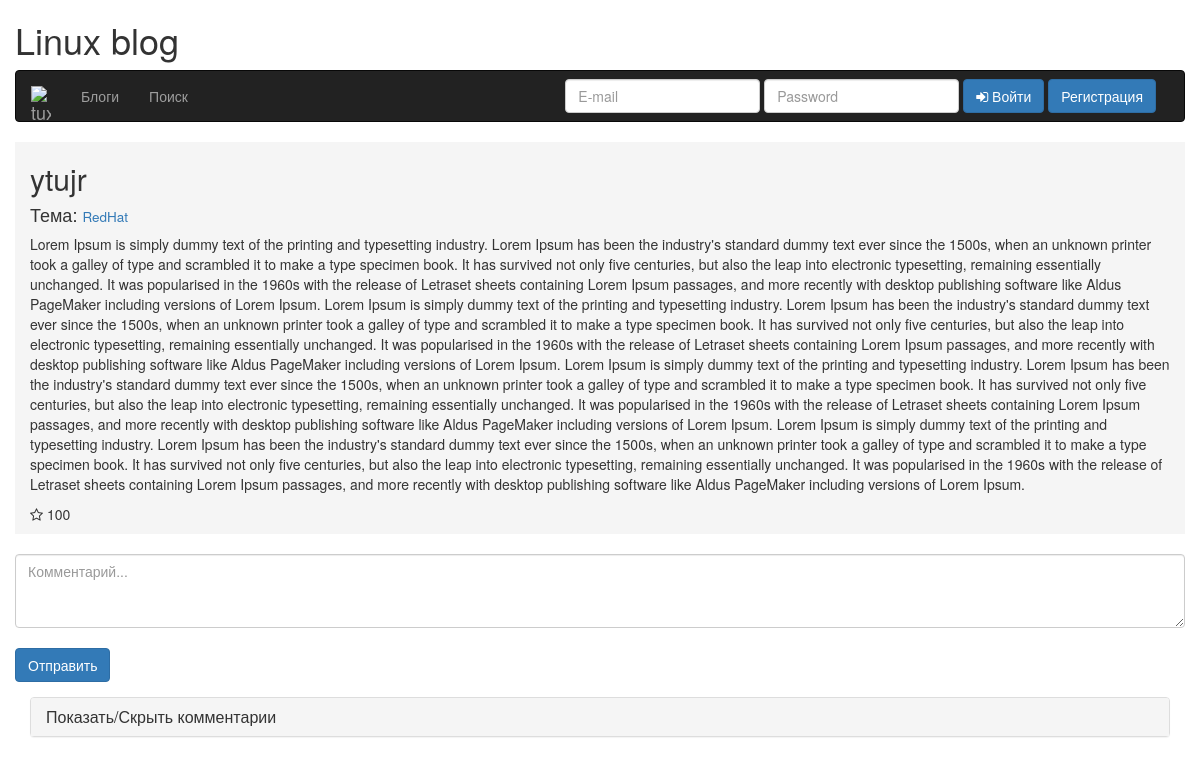
The page /article.php?id=210 on the database its author committed.
### tables this page shows
CREATE TABLE `articles` (
  `id_article` smallint(6) NOT NULL AUTO_INCREMENT,
  `article` text,
  `id_user` smallint(6) DEFAULT NULL,
  `id_theme` smallint(6) DEFAULT NULL,
  `header` varchar(50) DEFAULT NULL,
  PRIMARY KEY (`id_article`),
  KEY `articles_users_fk` (`id_user`),
  KEY `articles_themes_fk` (`id_theme`),
  CONSTRAINT `articles_themes_fk` FOREIGN KEY (`id_theme`) REFERENCES `themes` (`id_theme`),
  CONSTRAINT `articles_users_fk` FOREIGN KEY (`id_user`) REFERENCES `users` (`id_user`)
);

CREATE TABLE `themes` (
  `id_theme` smallint(6) NOT NULL AUTO_INCREMENT,
  `theme` varchar(50) DEFAULT NULL,
  `id_section` smallint(6) DEFAULT NULL,
  PRIMARY KEY (`id_theme`),
  KEY `themes_sections_fk` (`id_section`),
  CONSTRAINT `themes_sections_fk` FOREIGN KEY (`id_section`) REFERENCES `sections` (`id_section`)
);

### php/db/db.php (called while the page is built, shortened)
<?php
	class db{
		var $connection;
		function __construct(){
			$dbhost='localhost';
			$dbuser='root';
			$dbpass='';
			$dbname='blog';
			$this->connection=mysqli_connect($dbhost, $dbuser, $dbpass) or die(mysqli_error($this->connection));
			mysqli_set_charset($this->connection, "utf8");
			mysqli_select_db($this->connection, $dbname) or die(mysqli_error($this->connection));
		}
		function sqlQuery($query){
			$result=mysqli_query($this->connection, $query);
			return $result;
		}
		function loadArrayData($query){
			$result=$this->sqlQuery($query);
			$num=mysqli_num_rows($result);
			for($i=0;$i<$num;$i++){
			 	$res[]=mysqli_fetch_array($result,MYSQLI_ASSOC);
			}
			return $res;
		}
	}
?>

### article.php (the view, shortened to what this page needs)
<?php
include_once "/php/db/db.php";
$db = new db();
$idArticle = $_GET["id"];
$articles = $db->loadArrayData("SELECT id_article, article, id_theme, header FROM articles WHERE id_article = '$idArticle' ORDER BY id_article DESC");
$comments = $db->loadArrayData("SELECT comment, id_article, id_user FROM comments WHERE id_article = '$idArticle'");
?>
<!DOCTYPE html>
<html lang="en">
  <head>
    <link rel="stylesheet" href="/font-awesome/css/font-awesome.min.css">
    <link href="bootstrap/css/bootstrap.min.css" rel="stylesheet">
    <link rel="stylesheet" href="/css/main.css">
  </head>
  <body>
    <div class="container">
      <div class="row">
        <h1>Linux blog</h1>
        <div class="navbar navbar-inverse">
          <div class="container">
            <div class="navbar-header">
              <a href="/" class="navbar-brand">
                <img src="/images/tux.png" class="brand-image" alt="tux">
              </a>
            </div>
            <div class="collapse navbar-collapse" id="responsive-menu">
              <ul class="nav navbar-nav">
                <li><a href="blogs.php">Блоги</a></li>
                <li><a href="search.php">Поиск</a></li>
              </ul>
              <div class="form navbar-form navbar-right">
                <div class="form-group">
                  <input type="text" name="userEmail" placeholder="E-mail" value="" class="form-control uEmail">
                </div>
                <div class="form-group">
                  <input type="password" name="userPass" placeholder="Password" value="" class="form-control uPass">
                </div>
                <button type="button" name="buttonLogin" class="btn btn-primary" id="btn-login">
                  <i class="fa fa-sign-in" aria-hidden="true"></i> Войти
                </button>
                <button type="button" class="btn btn-primary" data-toggle="modal" data-target="#modal-1">Регистрация</button>
              </div>
            </div>
          </div>
        </div>
      </div>
    </div>
    <div class="container">
      <div class="row">
        <div class="article col-lg-8 col-md-8 col-sm-6 col-xs-4">
          <?php for($i = 0; $i < count($articles); $i++):?>
            <h2><?= $articles[$i]["header"]; ?></h2>
            <?php $theme = $articles[$i]["id_theme"]; $idTheme = $db->loadArrayData("SELECT id_theme, theme FROM themes WHERE id_theme = '$theme'"); ?>
            <?php for ($j=0; $j < count($idTheme); $j++): ?>
                <h4>Тема: <small><a href="theme.php?id=<?= $idTheme[$j]['id_theme']; ?>"><?= $idTheme[$j]['theme']; ?></a></small></h4>
            <? endfor; ?>
            <p>
              <?= $articles[$i]["article"]; ?>
            </p>
            <div class="star-block">
              <i class="fa fa-star-o"></i> <span class="star-count">100</span>
            </div>
          <? endfor; ?>
        </div>
        <div class="add-comment form-group">
          <textarea class="form-control" rows="3" placeholder="Комментарий..." id="text-comment"></textarea>
          <br>
          <button type="button" name="button" class="btn btn-primary" id="add-comment-button">Отправить</button>
        </div>
    </div>
    <div class="panel-group" id="collapse-group">
      <div class="panel panel-default">
        <div class="panel-heading">
          <h4 class="panel-title">
            <a data-toggle="collapse" data-parent="#collapse-group" href="#el1">Показать/Скрыть комментарии</a>
          </h4>
        </div>
      </div>
    </div>
  </body>
</html>

### css/main.css (style rules this page uses)
.brand-image { width: 20px }
.article, .article-index { width: 100%; height: auto; background: #f5f5f5; margin-bottom: 20px }
.star-block { cursor: pointer }
.star-block, .comments-block { display: inline-block }
.star-block, .article-count { padding-bottom: 10px }

### rows shown on the page
articles: header "ytujr", article "Lorem Ipsum is simply dummy text of the printing and typesetting industry. Lorem Ipsum has been the industry's standard dummy text ever since the 1500s, when an unknown printer took a galley of type and scrambled it to make a type specimen book. It has survived not only five centuries, but also the leap into electronic typesetting, remaining essentially unchanged. It was popularised in the 1960s with the release of Letraset sheets containing Lorem Ipsum passages, and more recently with desktop publishing software like Aldus PageMaker including versions of Lorem Ipsum. Lorem Ipsum is simply dummy text of the printing and typesetting industry. Lorem Ipsum has been the industry's standard…"
themes: theme "RedHat"
